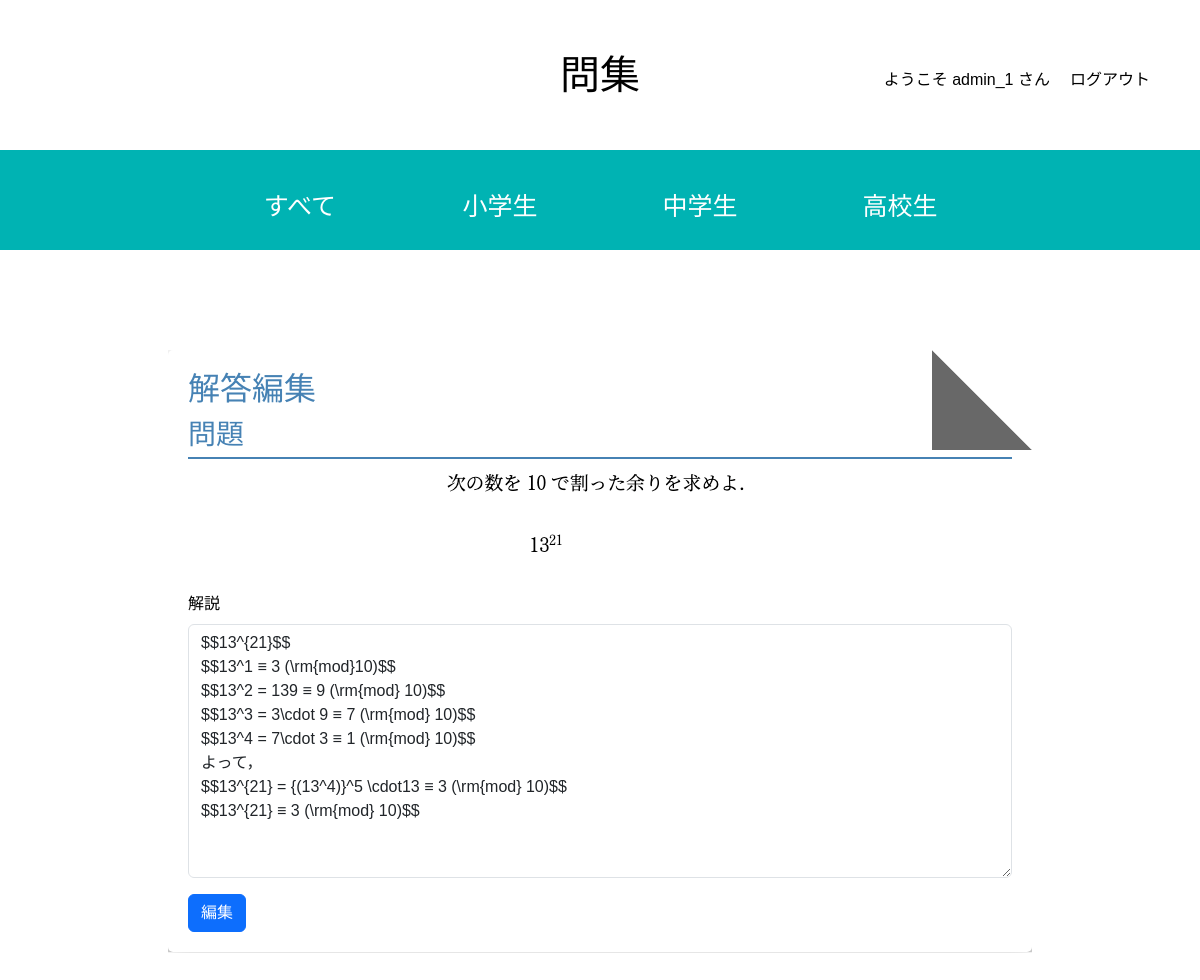
/studysite/snippet/13/answer/ (signed in), run on the app's committed database.
### studysite/models.py (models this page shows, shortened)
class TagGroup(models.Model):
    name = models.CharField(max_length=100)
    parent = models.ForeignKey('self', related_name='children', on_delete=models.CASCADE, null=True, blank=True)
    order = models.PositiveIntegerField(default=0)  # 並び順を指定するためのフィールド

class Studysite(models.Model):
    title = models.CharField('タイトル', max_length=128)
    image = models.FileField('問題画像', upload_to='image/', blank=True)
    question = models.TextField('問題', blank=True)
    answer = models.TextField('解説', blank=True)
    created_by = models.ForeignKey(settings.AUTH_USER_MODEL,
                                   verbose_name='投稿者',
                                   on_delete=models.CASCADE)
    created_at = models.DateTimeField('投稿日', auto_now_add=True)
    updated_at = models.DateTimeField('更新日', auto_now=True)
    tag_groups = models.ManyToManyField(TagGroup, blank=True)
    likes = models.PositiveIntegerField(default=0)
    level = models.IntegerField(default=0)
    bookmarks = models.ManyToManyField(User, related_name='bookmarked_posts', blank=True)

### studysite/views.py (the view)
# urls.py: path('snippet/<int:snippet_id>/answer/', views.snippet_answer, name='snippet_answer'),
def snippet_answer(request, snippet_id):
    snippet = get_object_or_404(Studysite, pk=snippet_id)
    if request.method == 'POST':
        form = AnswerForm(request.POST, instance=snippet)
        if form.is_valid():
            form.save()
            return redirect('snippet_detail', snippet_id=snippet_id)
    else:
        form = AnswerForm(instance=snippet)
    tag_groups = TagGroup.objects.filter(parent__isnull=True).order_by('order').prefetch_related('children__children')
    return render(request, 'snippets/snippet_answer.html', {'snippet': snippet, 'form': form, 'tag_groups': tag_groups})

### studysite/forms.py
class AnswerForm(forms.ModelForm):
    class Meta:
        model = Studysite
        fields = ('answer',)

### studysite/templates/snippets/snippet_answer.html (shortened to what this page needs)
{% extends 'base.html' %}
{% load django_bootstrap5 %}
{% load widget_tweaks %}
{% block main %}
<div class="container snippet-detail">
    <h2 class="snippet-title">解答編集</h2>
    <div class="snippet-section">
        <h3 class="section-title">問題</h3>
        {% if snippet.image %}
        <div class="snippet-image">
            <img src="{{ snippet.image.url }}" alt="問題画像">
        </div>
        {% endif %}
    </div><br>
    <form method="post" enctype='multipart/form-data' class="answer">
        {% bootstrap_form form %}
        {% bootstrap_button button_type="submit" content='編集' %}
    </form>
</div>
{% endblock %}

### studysite/templates/snippets/base.html (shortened to what this page needs)
{% load static %}
{% load django_bootstrap5 %}
{% load widget_tweaks %}
<html>
<head>
    {% bootstrap_css %}
    <link rel="stylesheet" href="{% static 'snippets/css/style.css' %}?<?php echo date('YmdHis'); ?>"/>
</head>
<body>
<nav class="header-nav">
    <div class="navbar-brandA">
        <a href="/" class="brand">問集</a>
    </div>
        <ul class="header-ul">
            {% if user.is_authenticated %}
                <li><a class="nav-link" href="{% url 'profile' user.id %}"> ようこそ {{ user.username }} さん</a></li>
                <li><a class="nav-link" href="{% url 'logout' %}">ログアウト</a></li>
            {% else %}
                <li><a href="{% url 'login' %}" class="nav-link">ログイン</a></li>
                <li><a href="{% url 'signup' %}" class="nav-link">会員登録</a></li>
            {% endif %}
        </ul>
</nav>
<div class="subject-nav-bar">
    <ul class="subject-ul">
        <a href="/" class="all"><li id="all">すべて</li></a>
        {% for group in tag_groups %}
            <li id="{{ group.name }}">{{ group.name }}</li>
        {% endfor %}
    </ul>
</div>
<main>
        {% block main %}{% endblock %}
</main>
</body>
</html>

### studysite/static/snippets/css/style.css (style rules this page uses)
* { position: relative; margin: 0; padding: 0; box-sizing: border-box; }
.container { position: relative; width: min(100% - 1rem); margin: 0 auto; padding: 0 20px; }
body { font-family: "myfont",sans-serif; }
body { position: relative; background-color: #ffffff; color: #000000; line-height: 1.6; }
main { padding: 5rem 10rem; z-index: 1; }
.navbar-brandA { display: inline-block; width: 100%; position: absolute; text-align: center; align-items: center; }
.brand { color: black; text-decoration: none; font-size: 40px; position: relative; display: inline-block; width: 10%; text-align: center; align-items: center; }
.header-nav { height: 150px; position: relative; display: flex; align-items: center; }
.header-ul { display: flex; list-style: none; margin-left: auto; align-items: center !important; padding: 0; }
.header-ul li { margin-top: 25px; margin-right: 20px; }
.header-ul li:last-child { margin-right: 50px; }
.subject-nav-bar { height: 100px; position: relative; display: flex; background-color: hsl(180, 100%, 35%); align-items: center; justify-content: center; }
.subject-ul { display: flex; text-align: center; list-style: none; padding: 0; margin-top: 22px; align-items: center !important; }
.subject-ul li { color: #ffffff; width: 200px !important; height: 100px; transition: 0.25s; text-align: center; font-size: 25px !important; padding: 32.5px 0; }
.all { text-decoration: none !important; color: #ffffff !important; }
.snippet-detail { position: relative; background-color: #ffffff; padding: 20px; border-radius: 5px; box-shadow: 0 10px 25px 0 rgba(0, 0, 0, .5); margin-top: 20px; clip-path: polygon(0 0, calc(100% - 100px) 0, 100% 100px, 100% 100%, 0 100%); }
.snippet-detail::after { top: 0%; right: 0%; height: 100px; width: 100px; background-color: rgba(0, 0, 0, 0.594); clip-path: polygon(0 0, 0% 100%, 100% 100%); }
.snippet-detail::before, .snippet-detail::after { content: ""; position: absolute; z-index: -1; }
.snippet-title { position: relative; color: #4682b4; margin-bottom: 10px; }
.section-title { position: relative; color: hsl(207, 44%, 49%); border-bottom: 2px solid hsl(207, 44%, 49%); padding-bottom: 5px; margin-bottom: 10px; text-align: left; }

### studysite/templates/snippets/snippet_answer.html (style rules this page uses)
.snippet-image img { max-width: 100%; height: auto; display: block; margin: 0 auto; }
.answer { color: black; }

### data on the page
TagGroup: name "小学生"
TagGroup: name "中学生"
TagGroup: name "高校生"
Studysite: image (picture), answer "$$13^{21}$$ $$13^1 ≡ 3 (\\rm{mod}10)$$ $$13^2 = 139 ≡ 9 (\\rm{mod} 10)$$ $$13^3 = 3\\cdot 9 ≡ 7 (\\rm{mod} 10)$$ $$13^4 = 7\\cdot 3 ≡ 1 (\\rm{mod} 10)$$ よって， $$13^{21} = {(13^4)}^5 \\cdot13 ≡ 3 (\\rm{mod} 10)$$ $$13^{21} ≡ 3 (\\rm{mod} 10)$$"

### other printed values
{{ user.username }} "admin_1"
